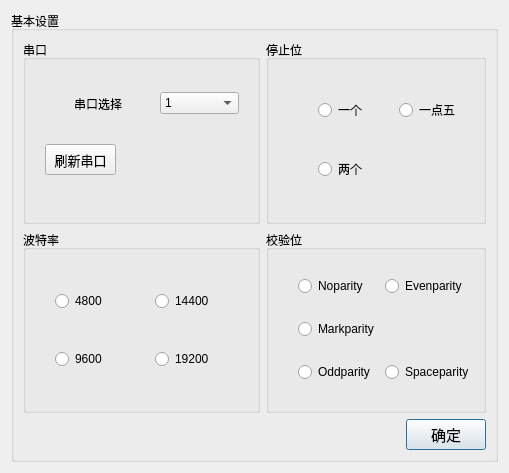
<?xml version="1.0" encoding="UTF-8"?>
<ui version="4.0">
 <class>Dialog</class>
 <widget class="QDialog" name="Dialog">
  <property name="geometry">
   <rect>
    <x>0</x>
    <y>0</y>
    <width>509</width>
    <height>473</height>
   </rect>
  </property>
  <property name="windowTitle">
   <string>Dialog</string>
  </property>
  <layout class="QHBoxLayout" name="horizontalLayout">
   <item>
    <widget class="QGroupBox" name="groupBox_5">
     <property name="title">
      <string>基本设置</string>
     </property>
     <layout class="QGridLayout" name="gridLayout">
      <item row="3" column="1">
       <widget class="QPushButton" name="pushButton_2">
        <property name="enabled">
         <bool>true</bool>
        </property>
        <property name="sizePolicy">
         <sizepolicy hsizetype="Fixed" vsizetype="Fixed">
          <horstretch>0</horstretch>
          <verstretch>3</verstretch>
         </sizepolicy>
        </property>
        <property name="font">
         <font>
          <family>Arial</family>
          <pointsize>11</pointsize>
         </font>
        </property>
        <property name="layoutDirection">
         <enum>Qt::RightToLeft</enum>
        </property>
        <property name="autoFillBackground">
         <bool>false</bool>
        </property>
        <property name="text">
         <string>确定</string>
        </property>
       </widget>
      </item>
      <item row="1" column="1">
       <widget class="QGroupBox" name="groupBox_4">
        <property name="title">
         <string>校验位</string>
        </property>
        <layout class="QGridLayout" name="gridLayout_3">
         <item row="0" column="1">
          <widget class="QRadioButton" name="radioButton_4">
           <property name="text">
            <string>Noparity</string>
           </property>
          </widget>
         </item>
         <item row="3" column="2">
          <widget class="QRadioButton" name="radioButton_8">
           <property name="text">
            <string>Spaceparity</string>
           </property>
          </widget>
         </item>
         <item row="0" column="2">
          <widget class="QRadioButton" name="radioButton_5">
           <property name="text">
            <string>Evenparity</string>
           </property>
          </widget>
         </item>
         <item row="2" column="1">
          <widget class="QRadioButton" name="radioButton_6">
           <property name="text">
            <string>Markparity</string>
           </property>
          </widget>
         </item>
         <item row="3" column="1">
          <widget class="QRadioButton" name="radioButton_7">
           <property name="text">
            <string>Oddparity</string>
           </property>
          </widget>
         </item>
         <item row="0" column="0">
          <spacer name="horizontalSpacer_3">
           <property name="orientation">
            <enum>Qt::Horizontal</enum>
           </property>
           <property name="sizeType">
            <enum>QSizePolicy::Fixed</enum>
           </property>
           <property name="sizeHint" stdset="0">
            <size>
             <width>20</width>
             <height>20</height>
            </size>
           </property>
          </spacer>
         </item>
        </layout>
       </widget>
      </item>
      <item row="1" column="0">
       <widget class="QGroupBox" name="groupBox_3">
        <property name="title">
         <string>波特率</string>
        </property>
        <layout class="QGridLayout" name="gridLayout_4">
         <item row="0" column="1">
          <widget class="QRadioButton" name="radioButton_9">
           <property name="text">
            <string>4800</string>
           </property>
          </widget>
         </item>
         <item row="0" column="4">
          <widget class="QRadioButton" name="radioButton_10">
           <property name="text">
            <string>14400</string>
           </property>
          </widget>
         </item>
         <item row="2" column="4">
          <widget class="QRadioButton" name="radioButton_12">
           <property name="text">
            <string>19200</string>
           </property>
          </widget>
         </item>
         <item row="2" column="1">
          <widget class="QRadioButton" name="radioButton_11">
           <property name="text">
            <string>9600</string>
           </property>
          </widget>
         </item>
         <item row="0" column="0">
          <spacer name="horizontalSpacer_4">
           <property name="orientation">
            <enum>Qt::Horizontal</enum>
           </property>
           <property name="sizeType">
            <enum>QSizePolicy::Fixed</enum>
           </property>
           <property name="sizeHint" stdset="0">
            <size>
             <width>20</width>
             <height>20</height>
            </size>
           </property>
          </spacer>
         </item>
        </layout>
       </widget>
      </item>
      <item row="0" column="1">
       <widget class="QGroupBox" name="groupBox_2">
        <property name="title">
         <string>停止位</string>
        </property>
        <layout class="QGridLayout" name="gridLayout_2">
         <item row="0" column="2">
          <widget class="QRadioButton" name="radioButton_3">
           <property name="text">
            <string>一点五</string>
           </property>
          </widget>
         </item>
         <item row="1" column="1" colspan="2">
          <widget class="QRadioButton" name="radioButton_2">
           <property name="text">
            <string>两个</string>
           </property>
          </widget>
         </item>
         <item row="0" column="1">
          <widget class="QRadioButton" name="radioButton">
           <property name="text">
            <string>一个</string>
           </property>
          </widget>
         </item>
         <item row="0" column="0">
          <spacer name="horizontalSpacer_2">
           <property name="orientation">
            <enum>Qt::Horizontal</enum>
           </property>
           <property name="sizeType">
            <enum>QSizePolicy::Fixed</enum>
           </property>
           <property name="sizeHint" stdset="0">
            <size>
             <width>40</width>
             <height>20</height>
            </size>
           </property>
          </spacer>
         </item>
        </layout>
       </widget>
      </item>
      <item row="0" column="0">
       <widget class="QGroupBox" name="groupBox">
        <property name="title">
         <string>串口</string>
        </property>
        <layout class="QVBoxLayout" name="verticalLayout">
         <item>
          <widget class="QWidget" name="widget" native="true">
           <layout class="QHBoxLayout" name="horizontalLayout_2">
            <item>
             <spacer name="horizontalSpacer">
              <property name="orientation">
               <enum>Qt::Horizontal</enum>
              </property>
              <property name="sizeType">
               <enum>QSizePolicy::Fixed</enum>
              </property>
              <property name="sizeHint" stdset="0">
               <size>
                <width>30</width>
                <height>20</height>
               </size>
              </property>
             </spacer>
            </item>
            <item>
             <widget class="QLabel" name="label">
              <property name="text">
               <string>串口选择</string>
              </property>
             </widget>
            </item>
            <item>
             <widget class="QComboBox" name="comboBox">
              <property name="maxVisibleItems">
               <number>20</number>
              </property>
              <item>
               <property name="text">
                <string>1</string>
               </property>
              </item>
              <item>
               <property name="text">
                <string>2</string>
               </property>
              </item>
              <item>
               <property name="text">
                <string>3</string>
               </property>
              </item>
             </widget>
            </item>
           </layout>
          </widget>
         </item>
         <item>
          <widget class="QWidget" name="widget_2" native="true">
           <property name="layoutDirection">
            <enum>Qt::LeftToRight</enum>
           </property>
           <widget class="QPushButton" name="pushButton">
            <property name="geometry">
             <rect>
              <x>10</x>
              <y>0</y>
              <width>71</width>
              <height>31</height>
             </rect>
            </property>
            <property name="font">
             <font>
              <family>Arial</family>
              <pointsize>10</pointsize>
             </font>
            </property>
            <property name="text">
             <string>刷新串口</string>
            </property>
            <property name="autoDefault">
             <bool>true</bool>
            </property>
           </widget>
          </widget>
         </item>
        </layout>
       </widget>
      </item>
     </layout>
    </widget>
   </item>
  </layout>
 </widget>
 <resources/>
 <connections/>
</ui>
